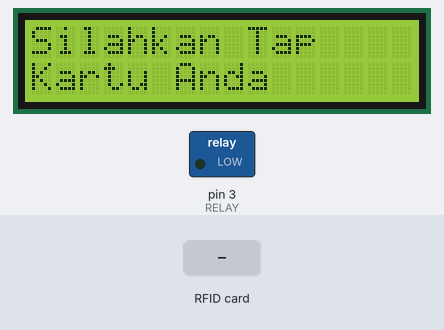
This sketch was run on a simulated Arduino Uno, built with avr-gcc and run on an emulated ATmega328P. Parts: 16×2 character LCD, switched loads named in the sketch (green lamp = pin HIGH). The inputs (shaded band) are chosen by the test bench. Pins used as bus, display or sensor lines are not drawn; what the sketch prints to the serial monitor is not drawn.

Above: at 1.3 s.
1.4 s: RFID card 04 27 22 12 89 56 80 held to the reader
At 2.0 s:
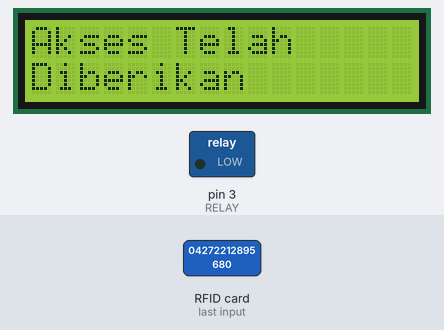
At 2.7 s:
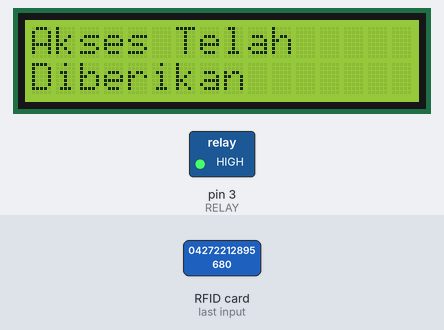
3.9 s: RFID card 5E 7A 19 C4 held to the reader
At 6.2 s:
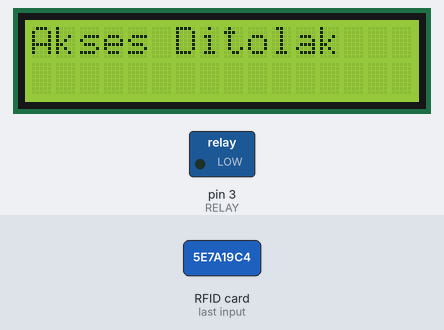
Timing chart, 0 to 7.7 s (numbered marks = the images above; inputs shaded):
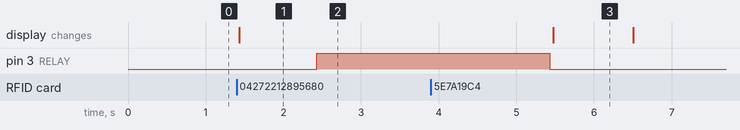

The sketch:

Smart_Door_Lock_Final.ino
```cpp
#include <SPI.h>
#include <Wire.h>
#include <MFRC522.h>
#include <LiquidCrystal_I2C.h>

 #define SS_PIN 10
 #define RST_PIN 9
 #define RELAY 3
 #define ACCESS_DELAY 3000

LiquidCrystal_I2C lcd (0x27, 16,2);
MFRC522 mfrc522(SS_PIN, RST_PIN);

void setup ()
{
  Serial.begin (9600);
  SPI.begin ();
  mfrc522.PCD_Init ();
  lcd.begin ();
  pinMode (RELAY, OUTPUT);

  lcd.setCursor (0,0);
  lcd.print ("Welcome To My House");
}

void loop()
{
  lcd.clear();
  lcd.setCursor(0,0);
  lcd.print("Silahkan Tap");
  lcd.setCursor(0,1);
  lcd.print("Kartu Anda");


  // Look for new cards
  if ( ! mfrc522.PICC_IsNewCardPresent())
  {
    return;
  }
  // Select one of the cards
  if ( ! mfrc522.PICC_ReadCardSerial())
  {
    return;
  }
  //Show UID on serial monitor
  Serial.print("UID tag :");
  String content= "";
  byte letter;
  for (byte i = 0; i < mfrc522.uid.size; i++)
  {
     Serial.print(mfrc522.uid.uidByte[i] < 0x10 ? " 0" : " ");
     Serial.print(mfrc522.uid.uidByte[i], HEX);
     content.concat(String(mfrc522.uid.uidByte[i] < 0x10 ? " 0" : " "));
     content.concat(String(mfrc522.uid.uidByte[i], HEX));
  }

  content.toUpperCase();
  if (content.substring(1) == "04 27 22 12 89 56 80") //TUKAR UID INI SESUAI RFIA TAG KALIAN
  {
    lcd.clear();
    lcd.setCursor(0,0);
    lcd.print("Akses Telah");
    lcd.setCursor(0,1);
    lcd.print("Diberikan");
    delay(1000);

    digitalWrite(RELAY, HIGH);
    delay(ACCESS_DELAY);
    digitalWrite(RELAY, LOW);


  }
    else {
    lcd.clear();
    lcd.setCursor(0,0);
    lcd.print("Akses Ditolak");
    delay(1000);
  }
}
```

Measured:
- after the input at 1.4 s, pin 3 (RELAY): LOW → HIGH after 1.0 s; the display: changes at once (image 1)
- after the input at 3.9 s, the display: changes after 1.6 s (image 3)
